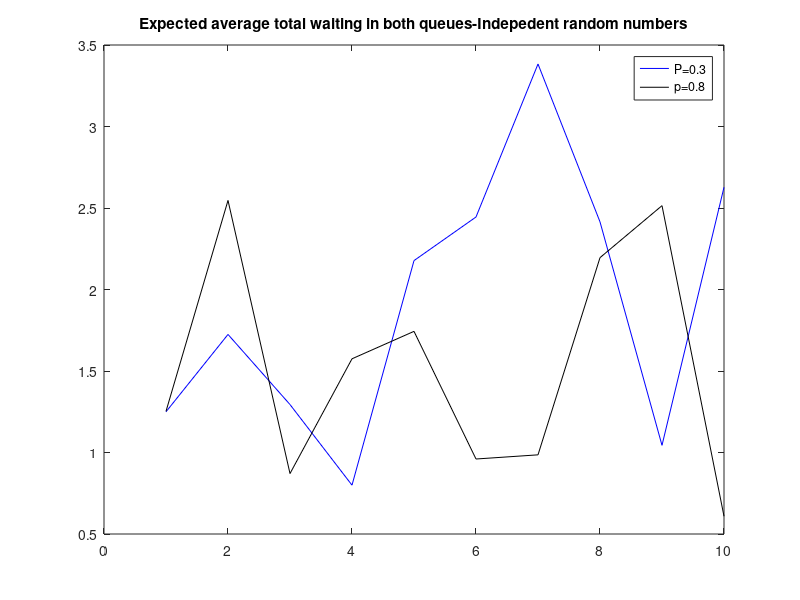
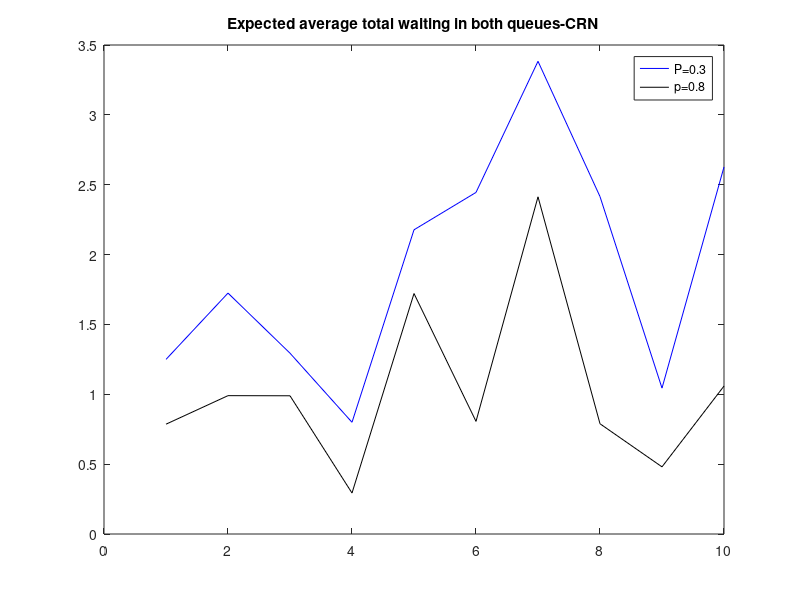
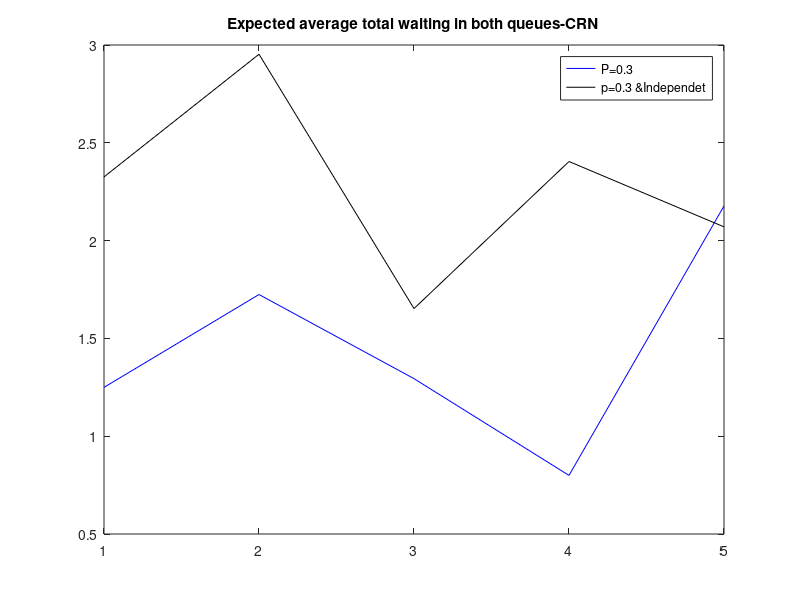
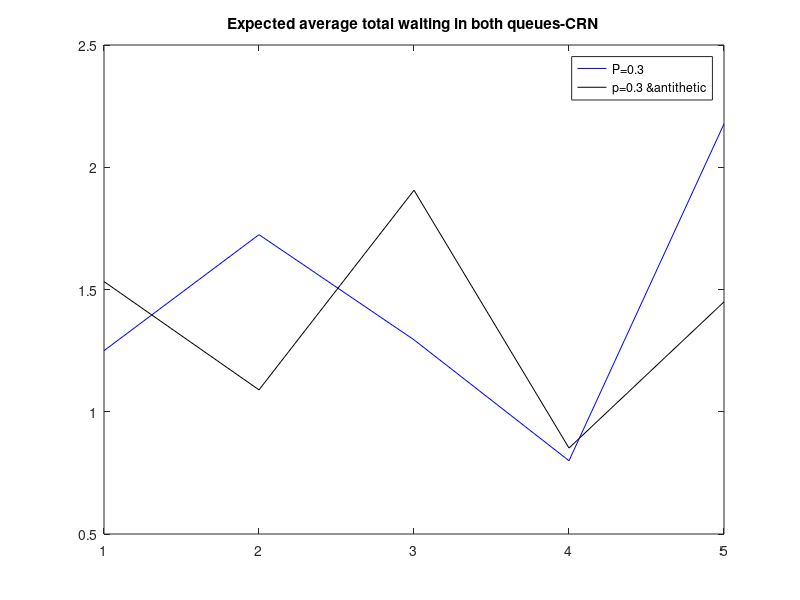

MATLAB code for these plots, in order:
function Q2sol

%Q2a
% The results of 10 replications using independent and correlated sampling for
% configurations p=0.3 and p=0.8
%%%%%%%%%%%%%%%

% Now, to perform 10 independent replications with p=0.3, for instance, you could write
% (each replication requires far less than, say, 1000 random numbers):
y1=zeros(10,1);
y2=zeros(10,1);
for i=1:10 %independent
    y1(i)=Q2(100,1,1/0.7,1/0.9,0.3,(i-1)*1000,0);
    y2(i)=Q2(100,1,1/0.7,1/0.9,0.8,20000+(i-1)*1000,0);
end
%%%%%%%
figure,plot(y1, 'b'),hold on
plot(y2, 'k'),title('Expected average total waiting in both queues-Indepedent random numbers')
legend('P=0.3', 'p=0.8');

compMean=mean(y1-y2)
compVar=var(y1-y2)
%%%%%%%%%%%%%%%%
y1=zeros(10,1);
y2=zeros(10,1);
for i=1:10 %CRN (correlated)
    y1(i)=Q2(100,1,1/0.7,1/0.9,0.3,(i-1)*1000,0);
    y2(i)=Q2(100,1,1/0.7,1/0.9,0.8,(i-1)*1000,0);
end
%%%%%%%
figure,plot(y1, 'b'),hold on
plot(y2, 'k'),title('Expected average total waiting in both queues-CRN')
legend('P=0.3', 'p=0.8');

compMean=mean(y1-y2)
compVar=var(y1-y2)
% Variance reduction in this case is modest. Note, however, that this result is based on
% a rather limited sample size and is affected by the particular random number streams
% that were used in sampling. The results that you get may be different.

% %%%%%%%%%%%%%%%%%%%%%%%%%%%%%%%%%%%%%%%%%%%%%%%%%%%%%%%%%%%%%%%%%%%%%%%%%%
%Q2b

y1=zeros(5,1);
y2=zeros(5,1);
for i=1:5
    y1(i)=Q2(100,1,1/0.7,1/0.9,0.3,(i-1)*1000,0);
    y2(i)=Q2(100,1,1/0.7,1/0.9,0.3,20000+(i-1)*1000,0);
end

figure,plot(y1, 'b'),hold on
plot(y2, 'k'),title('Expected average total waiting in both queues-CRN')
legend('P=0.3', 'p=0.3 &Independet');
compMean=mean(y1-y2)
compVar=var(y1-y2)
%%%%%%%%%
y1=zeros(5,1);
y2=zeros(5,1);
for i=1:5
    y1(i)=Q2(100,1,1/0.7,1/0.9,0.3,(i-1)*1000,0);
    y2(i)=Q2(100,1,1/0.7,1/0.9,0.3,20000+(i-1)*1000,1);%antithetic
end

figure,plot(y1, 'b'),hold on
plot(y2, 'k'),title('Expected average total waiting in both queues-CRN')
legend('P=0.3', 'p=0.3 &antithetic');
compMean=mean(y1-y2)
compVar=var(y1-y2)
%Significant Variance reduction by antithetic 
%%%%%%%%%%%%%%%%%%%%%%%%%%%%%%%%%%%%%%%%%%%%%%%%%%%%%%%%%%%%%%%%%%%%%%%%
function [y,n_in,n_out]=Q2(N,lambda,mu1,mu2,p,rstate,antithetic)
%N          number of customers to simulate
%lambda     arrival rate
%mu1        service rate at srever 1
%mu2        service rate at server 2
%p          customers leave system after server 1 with probability p,
%           otherwise leave the system
%rstate     state of random number generator
%antithetic 1 turns on antithetic variates, 0 turn them off  
%
%
%All times exponentially distributed
t=0;        %Simulation clock
n_in=0;     %Counter
n_out=0;    %Counter
ta=0;       %Next arrival
td1=inf;    %Next departure at server 1
td2=inf;    %Next departure at server 2

ua=rstate;  %Generator state for arrivals
ud1=rstate+2*N;  %Generator state for service delays at server 1
ud2=ud1+2*N;     %Generator state for service delays at server 2
up=ud2+2*N;      %Generator state for entering server 2

s1=0;       %Customer service at server 1
s2=0;       %Customer service at server 2
nq1=0;      %Number in queue at server 1
nq2=0;      %Number in queue at server 2
tq=0;       %Total queueing time in the system

%First arrival
ua=ua+1;
rand('state',ua);
z=rand;
if antithetic==1
    z=1-z;
end

ta = -(1/lambda)*log(z);

%The main simulation loop
while n_out<N
    if ta<min(td1,td2)     %Next event is arrival
        n_in=n_in+1;
        tq=tq+nq1*(ta-t)+nq2*(ta-t);
        t=ta;
        if s1==0           %Server is idle
            ud1=ud1+1;
            rand('state',ud1);
            z=rand;
            if antithetic==1
                z=1-z;
            end
        
            td1=t-(1/mu1)*log(z);
            s1=1;
        else    %Server is busy
            nq1=nq1+1;
        end
        ua=ua+1;    %Next arrival
        rand('state',ua);
        z=rand;
        if antithetic==1
            z=1-z;
        end
        
        ta=t-(1/lambda)*log(z);
    elseif td1<min(ta,td2)     %Next event is departure at server 1
        tq=tq+nq1*(td1-t)+nq2*(td1-t);
        t=td1;
        up=up+1;
        rand('state',up);
        z=rand;
        if antithetic==1
            z=1-z;
        end
        if z>p            %Customer enters server 2
            if s2==0      %Server is idle
                ud2=ud2+1;
                rand('state',ud2);
                z=rand;
                if antithetic==1
                    z=1-z;
                end

                td2=t-(1/mu2)*log(z);
                s2=1;
            else        %Server is busy
                nq2=nq2+1;
            end
        else            %Customer leaves the system
            n_out=n_out+1;
        end
        if nq1>0        %Waiting customers exist at server 1
            nq1=nq1-1;
            ud1=ud1+1;
            rand('state',ud1);
            z=rand;
            if antithetic==1
                z=1-z;
            end

            td1=t-(1/mu1)*log(z);
            s1=1;
        else
            s1=0;
            td1=inf;
        end
    elseif td2<min(ta,td1)   %Next event is departure at server 2
        tq=tq+nq1*(td2-t)+nq2*(td2-t);
        t=td2;
        n_out=n_out+1;
        if nq2>0             %Waiting customers exist at server 2
            nq2=nq2-1;
            ud2=ud2+1;
            rand('state',ud2);
            z=rand;
            if antithetic==1
                z=1-z;
            end
            td2=t-(1/mu2)*log(z);
            s2=1;
        else
            s2=0;
            td2=inf;
        end
    end
end
y=tq/n_in;    
%Return average total waiting time per customer            


